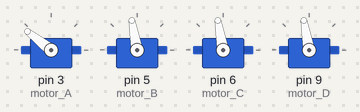
This sketch was run on a simulated Arduino Uno, built with avr-gcc and run on an emulated ATmega328P. Parts: 4 × servo.

Above: at 0.1 s.
At 2.6 s:
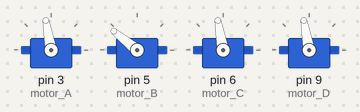
At 7.6 s:
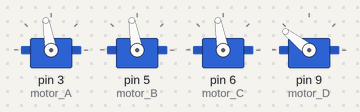
At 15.1 s:
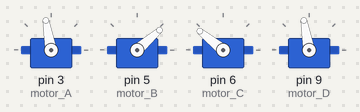
At 21.5 s:
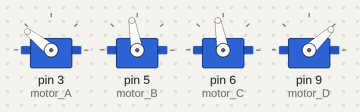
At 34.4 s:
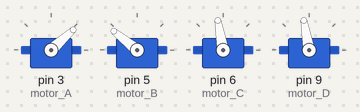
Timing chart, 0 to 40.0 s (numbered marks = the images above):
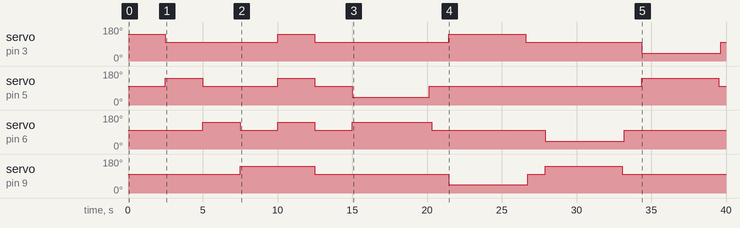

The sketch:

motor_control_code.ino
```cpp
//LORA: Motor Control Code
//Armin Hadzic
//12/17/12
//
//HOW TO HOOK UP:
//Connect motor A control wire to pin 3
//Connect motor B control wire to pin 5
//Connect motor C control wire to pin 6
//Connect motor D control wire to pin 9
//WIRE THE MOTOR GROUND WIRES TO THE ARDUINO GROUND.
//The turning directions are based on clockwise orientation with 12 o'clock being at the claw.
//The claw is between motors A and B.

//The code is open source.

#include <Servo.h>

//Motor Labels Correspond to the labeling on the base.
Servo motor_A;  // create servo object to control a motor
Servo motor_B;  // create servo object to control a motor
Servo motor_C;  // create servo object to control a motor
Servo motor_D;  // create servo object to control a motor


int mtr_c_full_CCW = 980;
int mtr_d_full_CCW = 983;
int mtr_a_full_CCW = 978;
int mtr_b_full_CCW = 970;

//b stop = 1570 for all
int mtr_b_full_CW = 1996;
int mtr_c_full_CW = 2001;
int mtr_d_full_CW = 2011;
int mtr_a_full_CW = 2005;
int mtr_off = 1570;        // Motor off position

void setup()
{
  motor_A.attach(3);  // attaches the A motor on pin 3 to the motor
  motor_B.attach(5);  // attaches the B motor on pin 5 to the motor
  motor_C.attach(6);  // attaches the C motor on pin 6 to the motor
  motor_D.attach(9);  // attaches the D motor on pin 9 to the motor

  motor_A.writeMicroseconds(mtr_off);                  // sets the servo position according to the scaled value
  motor_B.writeMicroseconds(mtr_off);                  // sets the servo position according to the scaled value
  motor_C.writeMicroseconds(mtr_off);                  // sets the servo position according to the scaled value
  motor_D.writeMicroseconds(mtr_off);                  // sets the servo position according to the scaled value

}

void test_run();
void strafe_left();   //Keep driving to the left, do not stop
void strafe_right();  //Keep dirving to the right, do not stop
void forward();       //Keep driving forward, do not stop
void backward();      //Keep driving backward, do not stop
void move_CW();       //Keep driving clockwise, do not stop
void move_CCW();      //Keep dirving counter clockwise, do not stop
void stop_motor(char motor_label); //Stop a specific motor, or all motors


void test_run()
{
  //Motor Test Run
  motor_A.writeMicroseconds(mtr_a_full_CW);
  delay(2500);
  motor_A.writeMicroseconds(mtr_off);

  //Motor Test Run
  motor_B.writeMicroseconds(mtr_b_full_CW);
  delay(2500);
  motor_B.writeMicroseconds(mtr_off);

  //Motor Test Run
  motor_C.writeMicroseconds(mtr_c_full_CW);
  delay(2500);
  motor_C.writeMicroseconds(mtr_off);

  //Motor Test Run
  motor_D.writeMicroseconds(mtr_d_full_CW);
  delay(2500);
  motor_D.writeMicroseconds(mtr_off);


  motor_A.writeMicroseconds(mtr_a_full_CW);
  motor_B.writeMicroseconds(mtr_b_full_CW);
  motor_C.writeMicroseconds(mtr_c_full_CW);
  motor_D.writeMicroseconds(mtr_d_full_CW);
  delay(2500);                           // waits for the motors to move

  motor_A.writeMicroseconds(mtr_off);
  motor_B.writeMicroseconds(mtr_off);
  motor_C.writeMicroseconds(mtr_off);
  motor_D.writeMicroseconds(mtr_off);
  delay(2500);
}

void strafe_left()
{
  //Strafe Left Rear Wheels Drive
  motor_C.writeMicroseconds(mtr_c_full_CW);
  motor_B.writeMicroseconds(mtr_b_full_CCW);
  delay(150);  //Let the motors get started.
}

void strafe_right()
{
  //Strafe Right Rear Wheels Drive
  motor_A.writeMicroseconds(mtr_a_full_CW);
  motor_D.writeMicroseconds(mtr_d_full_CCW);
  delay(150);  //Let the motors get started.
}

void forward()
{
  //Move Forward Rear Wheels Drive
  motor_D.writeMicroseconds(mtr_d_full_CW);
  motor_C.writeMicroseconds(mtr_c_full_CCW);
  delay(150);  //Let the motors get started.
}


void backward()
{
  //Move Backward Rear Wheels Drive
  motor_B.writeMicroseconds(mtr_b_full_CW);
  motor_A.writeMicroseconds(mtr_a_full_CCW);
  delay(150);  //Let the motors get started.
}

void move_CW()
{
  //Move Count Clockwise With Opposing Wheel Drive
  motor_B.writeMicroseconds(mtr_b_full_CW);
  motor_D.writeMicroseconds(mtr_d_full_CW);
  delay(150);  //Let the motors get started.
}

void move_CCW()
{
  //Move Count Clockwise With Opposing Wheel Drive
  motor_B.writeMicroseconds(mtr_b_full_CCW);
  motor_D.writeMicroseconds(mtr_d_full_CCW);
  delay(150);  //Let the motors get started.
}


void stop_motor(char motor_label)
{
  if (motor_label == 'A')
    motor_A.writeMicroseconds(mtr_off);
  else if (motor_label == 'B')
    motor_B.writeMicroseconds(mtr_off);
  else if (motor_label == 'C')
    motor_C.writeMicroseconds(mtr_off);
  else if (motor_label == 'D')
    motor_D.writeMicroseconds(mtr_off);

  if (motor_label == '4')
  {
    motor_A.writeMicroseconds(mtr_off);
    motor_B.writeMicroseconds(mtr_off);
    motor_C.writeMicroseconds(mtr_off);
    motor_D.writeMicroseconds(mtr_off);
  }

  delay(150);  //Let the motors turn off
}


void loop()
{

  test_run();

  strafe_left();
  delay(5000);
  stop_motor('B');
  stop_motor('C');
  delay(1000);

  strafe_right();
  delay(5000);
  stop_motor('A');
  stop_motor('D');
  delay(1000);

  forward();
  delay(5000);
  stop_motor('D');
  stop_motor('C');
  delay(1000);

  backward();
  delay(5000);
  stop_motor('B');
  stop_motor('A');
  delay(1000);

  move_CW();
  delay(750);
  stop_motor('B');
  stop_motor('D');
  delay(1000);

  move_CCW();
  delay(750);
  stop_motor('B');
  stop_motor('D');
  delay(1000);

  stop_motor('4'); //Stop all 4 just in case a mistake was made.


}
```

Measured:
- by itself, servo on pin 3 (motor_A): 142° → 100° at 2.5 s, → 142° 7.5 s later, → 100° 2.5 s later, → 142° 9.0 s later, … (7 changes in this stretch)
- by itself, servo on pin 5 (motor_B): 100° → 141° at 2.5 s, → 100° 2.5 s later, → 141° 5.0 s later, → 100° 2.5 s later, … (8 changes in this stretch)
- by itself, servo on pin 6 (motor_C): 100° → 141° at 5.0 s, → 100° 2.5 s later, → 141° 2.5 s later, → 100° 2.5 s later, … (8 changes in this stretch)
- by itself, servo on pin 9 (motor_D): 100° → 142° at 7.5 s, → 100° 5.0 s later, → 43° 9.0 s later, → 100° 5.3 s later, … (6 changes in this stretch)
